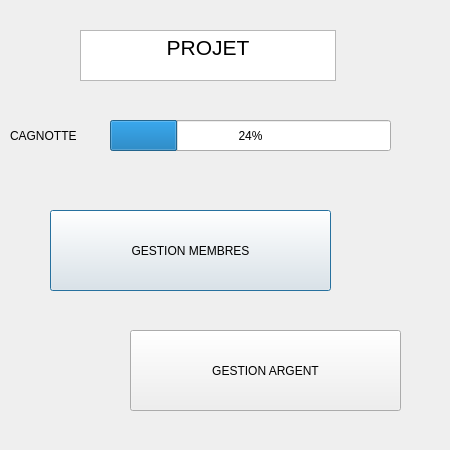
<?xml version="1.0" encoding="UTF-8"?>
<ui version="4.0">
 <class>AffBudget</class>
 <widget class="QDialog" name="AffBudget">
  <property name="geometry">
   <rect>
    <x>0</x>
    <y>0</y>
    <width>450</width>
    <height>450</height>
   </rect>
  </property>
  <property name="windowTitle">
   <string>Dialog</string>
  </property>
  <widget class="QProgressBar" name="progressBar">
   <property name="geometry">
    <rect>
     <x>110</x>
     <y>120</y>
     <width>281</width>
     <height>31</height>
    </rect>
   </property>
   <property name="value">
    <number>24</number>
   </property>
  </widget>
  <widget class="QLabel" name="label">
   <property name="geometry">
    <rect>
     <x>10</x>
     <y>120</y>
     <width>171</width>
     <height>31</height>
    </rect>
   </property>
   <property name="text">
    <string>CAGNOTTE</string>
   </property>
  </widget>
  <widget class="QTextBrowser" name="textBrowser">
   <property name="geometry">
    <rect>
     <x>80</x>
     <y>30</y>
     <width>256</width>
     <height>51</height>
    </rect>
   </property>
   <property name="html">
    <string>&lt;!DOCTYPE HTML PUBLIC &quot;-//W3C//DTD HTML 4.0//EN&quot; &quot;http://www.w3.org/TR/REC-html40/strict.dtd&quot;&gt;
&lt;html&gt;&lt;head&gt;&lt;meta name=&quot;qrichtext&quot; content=&quot;1&quot; /&gt;&lt;style type=&quot;text/css&quot;&gt;
p, li { white-space: pre-wrap; }
&lt;/style&gt;&lt;/head&gt;&lt;body style=&quot; font-family:'MS Shell Dlg 2'; font-size:8.25pt; font-weight:400; font-style:normal;&quot;&gt;
&lt;p align=&quot;center&quot; style=&quot; margin-top:0px; margin-bottom:0px; margin-left:0px; margin-right:0px; -qt-block-indent:0; text-indent:0px;&quot;&gt;&lt;span style=&quot; font-size:16pt;&quot;&gt;PROJET&lt;/span&gt;&lt;/p&gt;&lt;/body&gt;&lt;/html&gt;</string>
   </property>
  </widget>
  <widget class="QPushButton" name="pushButton">
   <property name="geometry">
    <rect>
     <x>50</x>
     <y>210</y>
     <width>281</width>
     <height>81</height>
    </rect>
   </property>
   <property name="text">
    <string>GESTION MEMBRES</string>
   </property>
  </widget>
  <widget class="QPushButton" name="pushButton_2">
   <property name="geometry">
    <rect>
     <x>130</x>
     <y>330</y>
     <width>271</width>
     <height>81</height>
    </rect>
   </property>
   <property name="text">
    <string>GESTION ARGENT</string>
   </property>
  </widget>
 </widget>
 <resources/>
 <connections/>
</ui>
